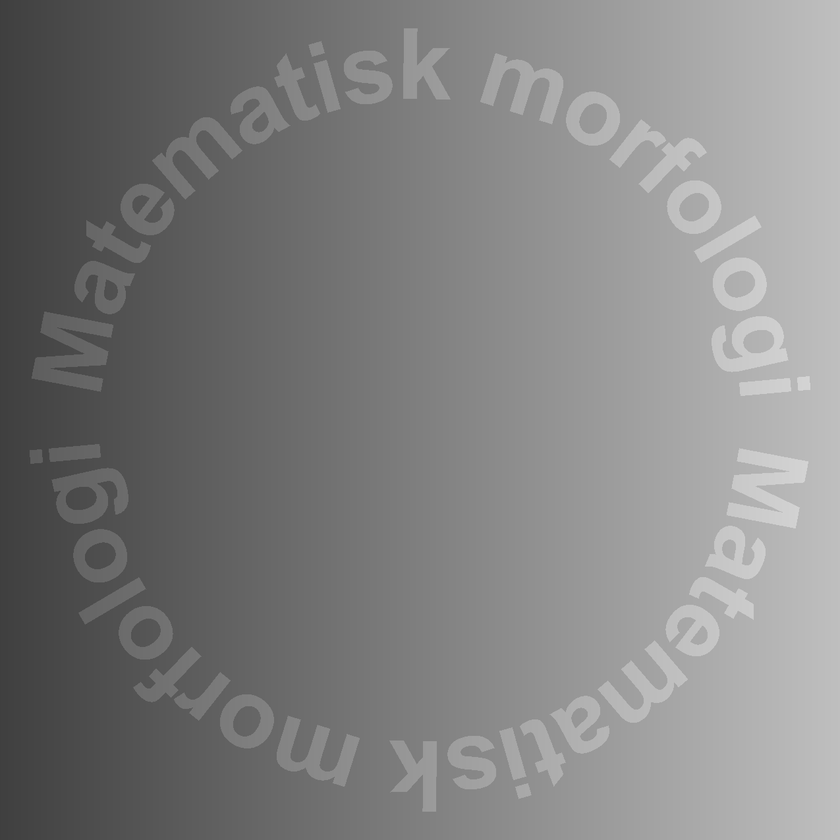
%> input picture morphology/TD3/images/unevenbackground.tif, 840 x 840 px, shrunk from 1275 x 1275 before the run
$ octave TD3_VE.m   (GNU Octave 9; MATLAB toolbox functions it lacks are replaced by stand-ins)
%> lines starting %> are read from the running program, lines starting %| are printed output that depends on the picture; in (x1, y1, x2, y2) boxes, pixels count from 0 and x2, y2 are one past the last pixel; in counts of white or black regions, pixels touching at a corner belong together; the program's own positions count from 1
% TD3 : Grayscale morphological filtering
%
% Nom : WU
% Pr閚om :Jinda
% Groupe TD :7a

%% Exercise 1 : Uneven background correction

I=imread('images/unevenbackground.tif');
%> I is the input picture: size 840x840 uint8; min 63, max 215, mean 129.3
figure(1),imshow(I)


% Code :

level = graythresh(I);
%> level = 0.506
Imbw = im2bw(I, level);
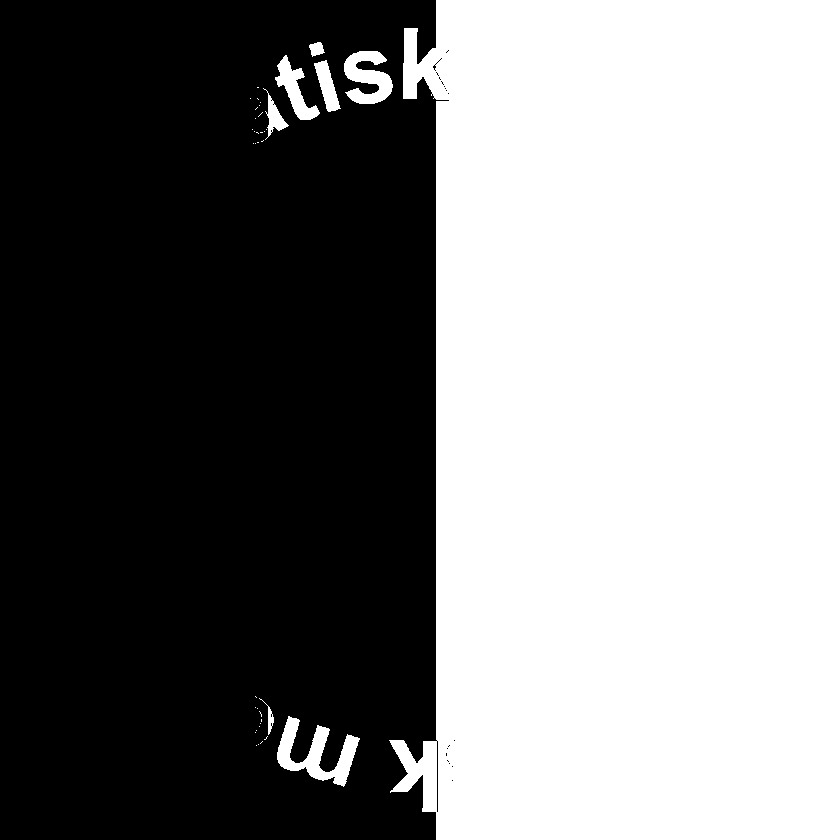
%> Imbw: size 840x840 logical; 49.5% white; 39 white regions (31 under 20 px), largest, box (x1, y1, x2, y2) and area: (389, 0, 840, 840) 342574, (277, 716, 360, 787) 2290, (344, 51, 393, 104) 1564
figure(2)
imshow(Imbw);

% [5 lines of commented-out code are left out]

SE = strel('disk', 20);
IO = imopen(I, SE);
figure(3)
imshow(IO);title("open image")

Tophat = I - IO;
figure(4)
imshow(Tophat);title("Top-hat operation")

Tophat_bin = im2bw(Tophat, level);
%> Tophat_bin: size 840x840 logical; every value is 0
imshow(~Tophat);


%% Exercise 2 : Defects segmentation
close all;
I2=rgb2gray(imread('images/microcircuit.jpg'));
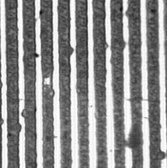
%> input picture morphology/TD3/images/microcircuit.jpg, 167 x 168 px, shrunk from 254 x 255 before the run
%> I2: size 168x167 uint8; min 15, max 255, mean 144
figure(1), imshow(I2)


x=[111,111];
y=[39,139];
line(x,y,'Color','red')
figure(2),improfile(I2,x,y), title('vertical profile')

x=[75,165];
y=[39,39];
figure(1), line(x,y,'Color','red')
figure(3),improfile(I2,x,y), title('horizontal profile')

% Code :
% Comment all steps of your approach (SE, operation, result) :
SE = strel('line', 20, 90);
I2C = imclose(I2, SE);
figure(4)
imshow(I2C); title("Image2 closing")

Tophatcon = I2C - I2;
figure(5)
imshow(Tophatcon);title("Top-hat conjuge")

level = graythresh(Tophatcon);
%> level = 0.0824
Imbw = im2bw(Tophatcon, 0.3);
%> Imbw: size 168x167 logical; 1.1% white; 32 white regions (27 under 20 px), largest, box (x1, y1, x2, y2) and area: (125, 133, 131, 148) 59, (161, 151, 167, 160) 41, (70, 46, 74, 55) 26, (19, 123, 22, 133) 21, (123, 40, 126, 49) 20
figure(6)
imshow(Imbw)

Thc = bwareaopen(Imbw, 5);
figure(7)
imshow(Thc)

%pour mettre en rouge
I2 = I2+1;
I2(Thc == 1) = 0;
%> I2: size 168x167 uint8; min 0, max 255, mean 143.9
map = gray(256);
map(1,:) = [1, 0, 0];
figure(8)
imshow(I2, map);title("resultat detection");


%%  Exercise 3

% [20 lines of commented-out code are left out]


%% Case 1: automatic size determination on binary objects: circles.jpg
close all;
clear all;
I = im2bw(imread('images/circles.jpg'));
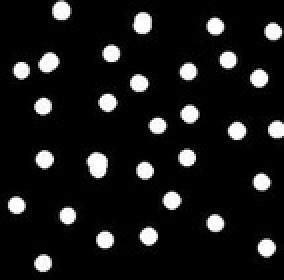
%> input picture morphology/TD3/images/circles.jpg, 142 x 140 px, shrunk from 216 x 212 before the run (shown 2 times larger)
%> I: size 140x142 logical; 9.4% white; 30 white regions, largest, box (x1, y1, x2, y2) and area: (43, 76, 54, 89) 103, (67, 6, 76, 17) 81, (19, 26, 30, 36) 76
figure(1), imshow(I), title('original image')


for counter = 1: 10
    remain = imopen(I, strel('disk', counter));
    surfarea1(counter + 1) = sum(remain(:));
    imshow(remain), pause  % use this line to visualize the results
end
%> after the loop, surfarea1 = [0 1850 1784 1806 1740 138 0 0 0 0 0]

figure(2)
subplot(2,1,1), plot(0:10,surfarea1, 'm - *'), grid on;
set(gca, 'xtick', [0 2 4 6 8 10 12 14 16 18 20]);
title('Surface area of ...... objects as a function of radius');
xlabel('radius of ......... (pixels)');
ylabel('surface area of ......... objects (pixels)');
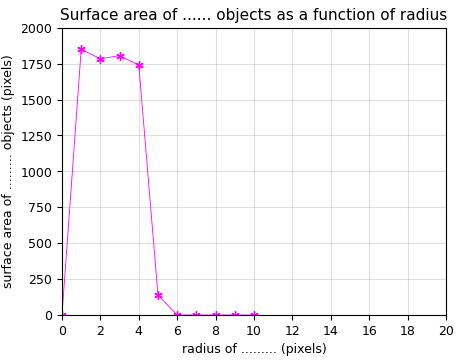
%> figure redrawn from the program's plot data; curve peaks at x = 1, y = 1850

% Calculate First Derivative
derivsurfarea = diff(surfarea1);
%> derivsurfarea = [1850 -66 22 -66 -1602 -138 0 0 0 0]
figure, plot(derivsurfarea, 'm - *'), grid on;
title('Granulometry (Size Distribution) of Objects');
xlabel('radius of ........(pixels)');
ylabel('loss of pixels between two successive ..........');
%> figure, not shown here; curve peaks at x = 1, y = 1850

%% Case 2: automatic size determination on binary objects: circleLines.jpg
close all;
I = im2bw(imread('../images/circlesLines.jpg'));
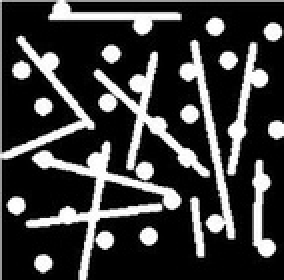
%> input picture morphology/TD3/images/circlesLines.jpg, 142 x 140 px, shrunk from 216 x 212 before the run (shown 2 times larger)
%> I: size 140x142 logical; 24.9% white; 20 white regions, largest, box (x1, y1, x2, y2) and area: (0, 0, 142, 140) 1115, (13, 71, 91, 140) 993, (47, 26, 105, 89) 722
figure(1), imshow(I), title('original image')

% First, observe the data. What is the difference between this second case image and the first
% studied one ?


%% Case 3: automatic size determination on binary objects: GranBin.png
close all;
I = im2bw(imread('../images/GranBin.png'));
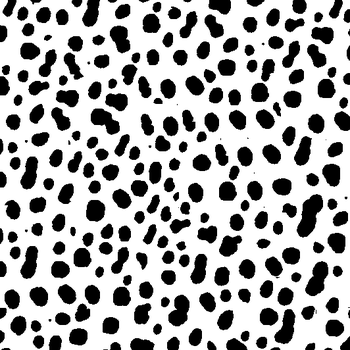
%> input picture morphology/TD3/images/GranBin.png, 350 x 350 px, shrunk from 532 x 532 before the run
%> I: size 350x350 logical; 67.5% white; 247 black regions (22 under 20 px), largest, box (x1, y1, x2, y2) and area: (297, 194, 323, 237) 655, (305, 261, 328, 296) 493, (168, 295, 190, 326) 451
figure(1), imshow(I), title('original image')


%% Case 4: studying textures
clear all;
I = imread('../images/wall_0.png');
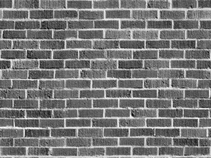
%> input picture morphology/TD3/images/wall_0.png, 211 x 158 px, shrunk from 320 x 240 before the run
%> I is the input picture: size 158x211x3 uint8; min 3, max 255, mean 119.2
%> (the run ends here)
